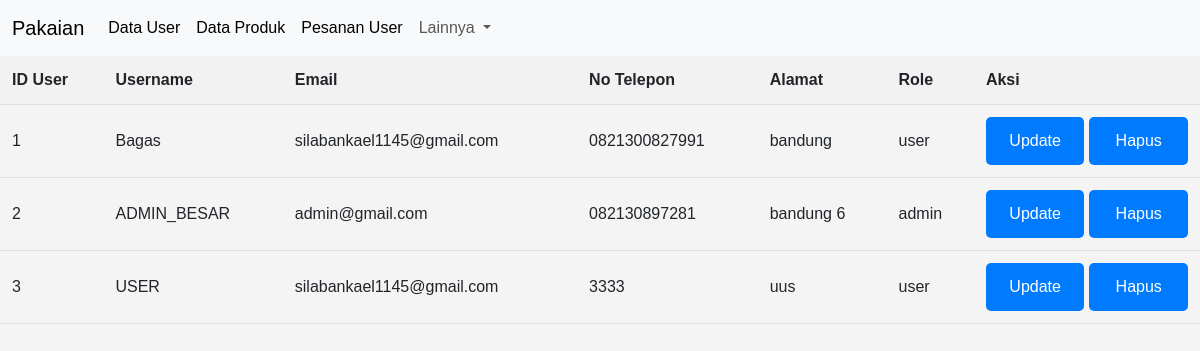
Page /view/v_tampil_data.php (signed in) on the committed database.
### tables this page shows
CREATE TABLE `users` (
  `id_user` int(20) NOT NULL,
  `username` varchar(50) DEFAULT NULL,
  `password` varchar(255) NOT NULL,
  `email` varchar(100) NOT NULL,
  `no_telepon` varchar(15) NOT NULL,
  `alamat` varchar(150) NOT NULL,
  `role` varchar(10) NOT NULL
);

### controller/c_user.php (called while the page is built, shortened)
<?php
include_once '../models/m_user.php';
$user = new m_user();
try {
    if (isset($_GET['aksi'])) {
        $aksi = $_GET['aksi'];
        if ($aksi == 'tambah') {
            $username = $_POST['username'];
            $password = password_hash($_POST['pass'], PASSWORD_DEFAULT);
            $email = $_POST['email'];
            $no_telepon = $_POST['no_tlp'];
            $alamat = $_POST['alamat'];
            $role = $_POST['role'];
            $result = $user->tambah_data($username, $password, $email, $no_telepon, $alamat, $role);
            if ($result) {
                echo "<script>alert('Data Berhasil Ditambahkan');window.location='../view/v_tampil_data.php'</script>";
            } else {
                echo "<script>alert('Data gagal ditambahkan');window.location='../view/v_tampil_data.php'</script>";
            }
        }
        else if ($aksi == 'hapus') {
            if (isset($_GET['id_user'])) {
                $id = $_GET['id_user'];
                $result = $user->hapus_data($id);
                if ($result) {
                    echo "<script>alert('Data Berhasil Dihapus');window.location='../view/v_tampil_data.php'</script>";
                } else {
                    echo "<script>alert('Data gagal dihapus');window.location='../view/v_tampil_data.php'</script>";
                }
            } else {
                echo "<script>alert('Error: ID pengguna untuk dihapus tidak ditemukan');window.location='../view/v_tampil_data.php'</script>";
            }
        }
        else if ($aksi == 'edit') {
            if (isset($_GET['id_user'])) {
                $id = $_GET['id_user'];
                $users = $user->tampil_data_by_id($id);
                if (!empty($users)) {
                    require_once '../view/v_update_data.php';
                } else {
                    echo "<script>alert('Error: Data pengguna tidak ditemukan');window.location='../view/v_tampil_data.php'</script>";
                }
            } else {
                echo "<script>alert('Error: ID pengguna untuk diedit tidak ditemukan');window.location='../view/v_tampil_data.php'</script>";
            }
        }
        else if ($aksi == 'update') {
            if (isset($_POST['id_user'])) {
                $id = $_POST['id_user'];
                $username = $_POST['username'];
                $email = $_POST['email'];
                $no_telepon = $_POST['no_tlp'];
                $alamat = $_POST['alamat'];
                $role = $_POST['role'];
                $result = $user->update_data($id, $username, $email, $no_telepon, $alamat, $role);
                if ($result) {
                    echo "<script>alert('Data Berhasil Diupdate');window.location='../view/v_tampil_data.php'</script>";
                } else {
                    echo "<script>alert('Data gagal Diupdate');window.location='../view/v_update_data.php'</script>";
                }
            }
        }
    } else {
        $users = $user->tampil_data();
    }
} catch (Exception $e) {
    echo $e->getMessage();
}
?>

### models/m_koneksi.php (called while the page is built, shortened)
<?php
class koneksi {
private $host = "localhost",
        $username = "root",
        $pass = "",
        $db = "pakaian";
    function __construct()
    {
      $this->koneksi = mysqli_connect($this->host, $this->username, $this->pass, $this->db, 3306);
      if ($this->koneksi) {
        return $this->koneksi;
      }  else {
        echo "koneksi gagal";
      }
    }
}

### models/m_user.php (called while the page is built, shortened)
<?php
include_once 'm_koneksi.php';
class m_user {
  function tampil_data()
  {
    $koneksi = new koneksi();
    $sql = "SELECT * FROM users";
    $query = mysqli_query($koneksi->koneksi, $sql);
    $result = [];
    if ($query->num_rows > 0 ) {
     while ($data = mysqli_fetch_object($query)) {
       $result[] = $data;
     }
     return $result;
    }else{
      return [];
    }
  }
}
?>

### view/v_tampil_data.php (the view, shortened to what this page needs)
<?php
include_once '../controller/c_user.php';
include_once 'template/header.php';
?>
<!DOCTYPE html>
<html lang="en">
<head>
    <link rel="stylesheet" href="template/style.css">
</head>
<body>
    <div class="table-container">
        <table>
            <thead>
                <tr>
                    <th>ID User</th>
                    <th>Username</th>
                    <th>Email</th>
                    <th>No Telepon</th>
                    <th>Alamat</th>
                    <th>Role</th>
                    <th>Aksi</th>
                </tr>
            </thead>
            <tbody>
                <?php
                if (isset($users) && is_array($users)):
                    foreach ($users as $data): ?>
                <tr>
                    <td data-label="ID User"><?=$data->id_user?></td>
                    <td data-label="Username"><?=$data->username?></td>
                    <td data-label="Email"><?=$data->email?></td>
                    <td data-label="No Telepon"><?=$data->no_telepon?></td>
                    <td data-label="Alamat"><?=$data->alamat?></td>
                    <td data-label="Role"><?=$data->role?></td>
                    <td data-label="Aksi" style="text-align : center;">
                       <div class="action-buttons">
                         <a href="../controller/c_user.php?aksi=edit&id_user=<?= $data->id_user; ?>" class="btn btn-warning">Update</a>
                         <a href="../controller/c_user.php?aksi=hapus&id_user=<?= $data->id_user; ?>"
                            onclick="return confirm('Anda yakin mau menghapus data ini ?')"
                            name="hapus"
                            class="btn btn-danger">Hapus</a>
                       </div>
                     </td>
                </tr>
                <?php
                    endforeach;
                else:
                ?>
                    <tr>
                        <td colspan="7" style="text-align: center;">Tidak ada data pengguna</td>
                    </tr>
                <?php endif; ?>
            </tbody>
        </table>
    </div>
</body>
</html>

### view/template/style.css (style rules this page uses)
body { font-family: Arial, sans-serif; margin: 0; padding: 0; background-color: #f4f4f4; }
.btn { width: 100%; padding: 12px; background-color: #007bff; color: white; border: none; border-radius: 5px; font-size: 16px; cursor: pointer; transition: background-color 0.3s; }
.table-container { overflow-x: auto; }
table { width: 100%; border-collapse: collapse; text-align: left; min-width: 600px; }
thead { background-color: #f2f2f2; }
th, td { padding: 12px; border-bottom: 1px solid #ddd; }
th { font-weight: bold; }
.action-buttons { display: flex; gap: 5px; justify-content: center; }

### rows in the picture
users: id_user "1", username "Bagas", email "silabankael1145@gmail.com", no_telepon "0821300827991", alamat "bandung", role "user"
users: id_user "2", username "ADMIN_BESAR", email "admin@gmail.com", no_telepon "082130897281", alamat "bandung 6", role "admin"
users: id_user "3", username "USER", email "silabankael1145@gmail.com", no_telepon "3333", alamat "uus", role "user"
